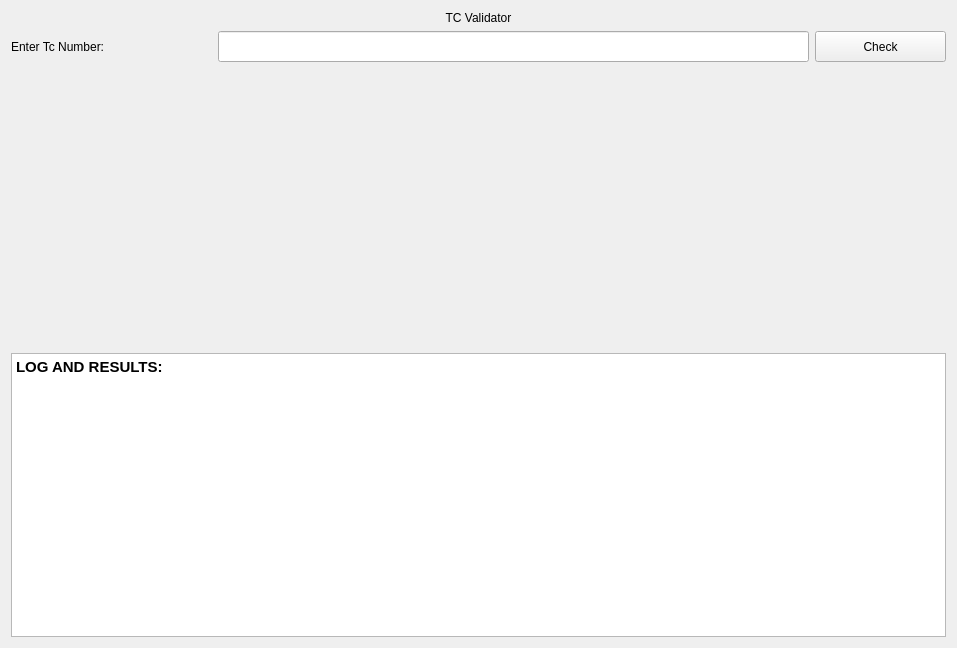
<?xml version="1.0" encoding="UTF-8"?>
<ui version="4.0">
 <class>TcValidatorScreen</class>
 <widget class="QWidget" name="TcValidatorScreen">
  <property name="geometry">
   <rect>
    <x>0</x>
    <y>0</y>
    <width>957</width>
    <height>648</height>
   </rect>
  </property>
  <property name="windowTitle">
   <string>Form</string>
  </property>
  <property name="windowIcon">
   <iconset resource="main_icon_files.qrc">
    <normaloff>:/mainLogo/logo.png</normaloff>:/mainLogo/logo.png</iconset>
  </property>
  <layout class="QGridLayout" name="gridLayout">
   <item row="1" column="0">
    <widget class="QLabel" name="label_2">
     <property name="styleSheet">
      <string notr="true">font: 11pt &quot;Hack&quot;;</string>
     </property>
     <property name="text">
      <string>Enter Tc Number:</string>
     </property>
    </widget>
   </item>
   <item row="1" column="2">
    <widget class="QPushButton" name="pushButton_runValidationChecker">
     <property name="minimumSize">
      <size>
       <width>131</width>
       <height>31</height>
      </size>
     </property>
     <property name="maximumSize">
      <size>
       <width>131</width>
       <height>31</height>
      </size>
     </property>
     <property name="styleSheet">
      <string notr="true">font: 11pt &quot;Hack&quot;;</string>
     </property>
     <property name="text">
      <string>Check</string>
     </property>
    </widget>
   </item>
   <item row="1" column="1">
    <widget class="QLineEdit" name="lineEdit_tcInput">
     <property name="minimumSize">
      <size>
       <width>591</width>
       <height>31</height>
      </size>
     </property>
     <property name="maximumSize">
      <size>
       <width>591</width>
       <height>31</height>
      </size>
     </property>
    </widget>
   </item>
   <item row="3" column="0" colspan="3">
    <widget class="QTextBrowser" name="textBrowser_logConsole">
     <property name="html">
      <string>&lt;!DOCTYPE HTML PUBLIC &quot;-//W3C//DTD HTML 4.0//EN&quot; &quot;http://www.w3.org/TR/REC-html40/strict.dtd&quot;&gt;
&lt;html&gt;&lt;head&gt;&lt;meta name=&quot;qrichtext&quot; content=&quot;1&quot; /&gt;&lt;style type=&quot;text/css&quot;&gt;
p, li { white-space: pre-wrap; }
&lt;/style&gt;&lt;/head&gt;&lt;body style=&quot; font-family:'Cantarell'; font-size:11pt; font-weight:400; font-style:normal;&quot;&gt;
&lt;p style=&quot; margin-top:0px; margin-bottom:0px; margin-left:0px; margin-right:0px; -qt-block-indent:0; text-indent:0px;&quot;&gt;&lt;span style=&quot; font-weight:600;&quot;&gt;LOG AND RESULTS:&lt;/span&gt;&lt;/p&gt;&lt;/body&gt;&lt;/html&gt;</string>
     </property>
    </widget>
   </item>
   <item row="0" column="0" colspan="3">
    <widget class="QLabel" name="label">
     <property name="styleSheet">
      <string notr="true">font: 11pt &quot;Hack&quot;;</string>
     </property>
     <property name="text">
      <string>&lt;html&gt;&lt;head/&gt;&lt;body&gt;&lt;p align=&quot;center&quot;&gt;TC Validator&lt;/p&gt;&lt;/body&gt;&lt;/html&gt;</string>
     </property>
    </widget>
   </item>
   <item row="2" column="0">
    <spacer name="verticalSpacer">
     <property name="orientation">
      <enum>Qt::Vertical</enum>
     </property>
     <property name="sizeHint" stdset="0">
      <size>
       <width>20</width>
       <height>40</height>
      </size>
     </property>
    </spacer>
   </item>
  </layout>
 </widget>
 <resources>
  <include location="main_icon_files.qrc"/>
 </resources>
 <connections/>
</ui>
